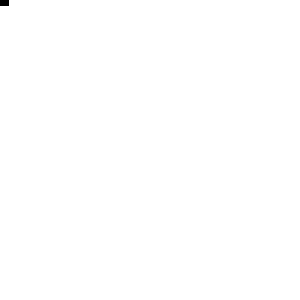
Frame 1 (no input)
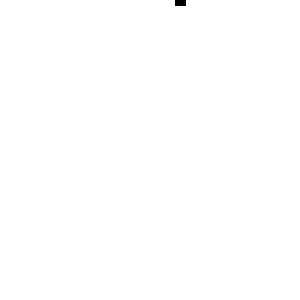
Frame 60 (the mouse pressed at the canvas centre just before this capture)
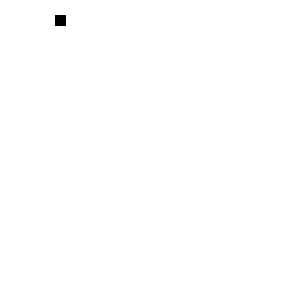
Frame 120 (the mouse held since frame 60 and released just before this capture)

The Processing sketch that drew these frames (run headless with seeded random() and noise(); from frame 60 on, the mouse is pressed at the canvas centre):

// Processing sketch: sample1
// ── sample1.pde
//Processing[BETA] sample program 1
//written by Ryoichiro Debuchi 2007

final int WINDOW_WIDTH  = 300;
final int WINDOW_HEIGHT = 300;
final int MAX_COLOR_RANGE = 255;
final int FRAME_RATE    = 30;
final int PIECE_WIDTH   = 10;
final int PIECE_HEIGHT  = 10;

float X;  //X位置
float Y;  //Y位置
float Speed; //スピード
float YMove; //Yの移動量

void settings(){
  size(WINDOW_WIDTH,WINDOW_HEIGHT);
}

void setup()
{
  colorMode(RGB, MAX_COLOR_RANGE);
  background(MAX_COLOR_RANGE);
  rectMode(CENTER);
  frameRate(FRAME_RATE);
  X = 0;
  Y = 0;
  Speed =  3; //移動する図形をフレームレートごとにX方向へずらすピクセル数
  YMove = 20; //移動する図形がウィンドウの端まで来て、次の行へ飛ぶ時の、Y軸方向の移動量
}

void draw()
{
  //fadeToWhite();  //フェードアウト効果をつける場合
  background(MAX_COLOR_RANGE);
  X = X + Speed;
  if(X >= width)    //もしもXが画面幅を超えたら…
  {
    X = 0;  //Xを始めに戻す
    Y += YMove;    //Yの位置をずらす
  }
  fill(0);
  rect(X, Y, PIECE_WIDTH, PIECE_HEIGHT);  //(X,Y)の位置に四角を描く
}
